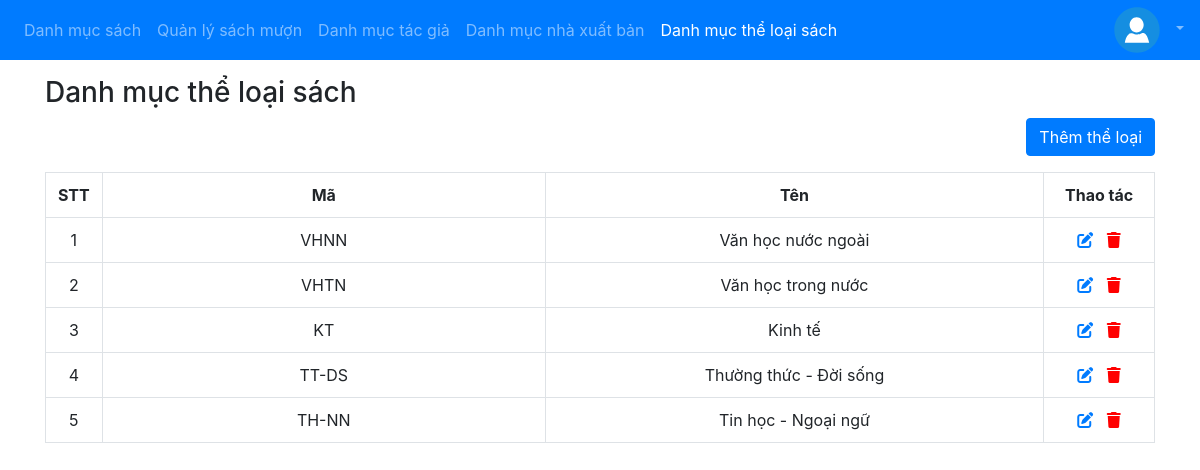
Page /staff/category_list (signed in) on the committed database.
### app/models.py (models this page shows, shortened)
class Category(models.Model):
    code = models.CharField(max_length=30, verbose_name='Mã', unique=True)
    name = models.CharField(max_length=30, verbose_name='Tên')

### app/views_staff.py (the view)
# urls.py: path('staff/category_list', views_staff.listCategory, name='category-list'),
@login_required
def listCategory(request):
    categories = Category.objects.all()
    return render(request, 'staff/category/list.html', {'categories': categories})

### app/templates/staff/category/list.html (shortened to what this page needs)
{% extends 'staff/base.html' %}
{% block navbar %}
{% with page=4 %}
{{ block.super }}
{% endwith %}
{% endblock %}
{% block content %}
  <div class="container pt-3">
    <h3>Danh mục thể loại sách</h3>
    <div class="text-right mb-3">
      <a href='{% url "category-create" %}' class="btn btn-primary">Thêm thể loại</a>
    </div>
    {%if categories %}
      <table class="table table-bordered">
        <tr>
          <th style="width:5%" class="text-center">STT</th>
          <th style="width:40%" class="text-center">Mã</th>
          <th style="width:45%" class="text-center">Tên</th>
          <th style="width:10%" class="text-center">Thao tác</th>
        </tr>
        {% for category in categories %}
        <tr>
          <td class="text-center">{{ forloop.counter }}</td>
          <td class="text-center">{{ category.code }}</td>
          <td class="text-center">{{ category.name }} </td>
          <td class="text-center">
            <a title="Chỉnh sửa"href='{% url "category-update" category.id %}'><i class="fas fa-edit"></i></a> &nbsp;
            <a title="Xóa" style="color:red" href='#' onclick="confirmDelete(this)" url='{% url "category-delete" category.id %}'>
              <i class="fas fa-trash"></i>
            </a>
          </td>
        </tr>
        {% endfor %}
      </table>
    {% else %}
      <p>Không có dữ liệu</p>
    {% endif %}
  </div>
{% endblock %}

### rows in the picture
Category: code "VHNN", name "Văn học nước ngoài"
Category: code "VHTN", name "Văn học trong nước"
Category: code "KT", name "Kinh tế"
Category: code "TT-DS", name "Thường thức - Đời sống"
Category: code "TH-NN", name "Tin học - Ngoại ngữ"
